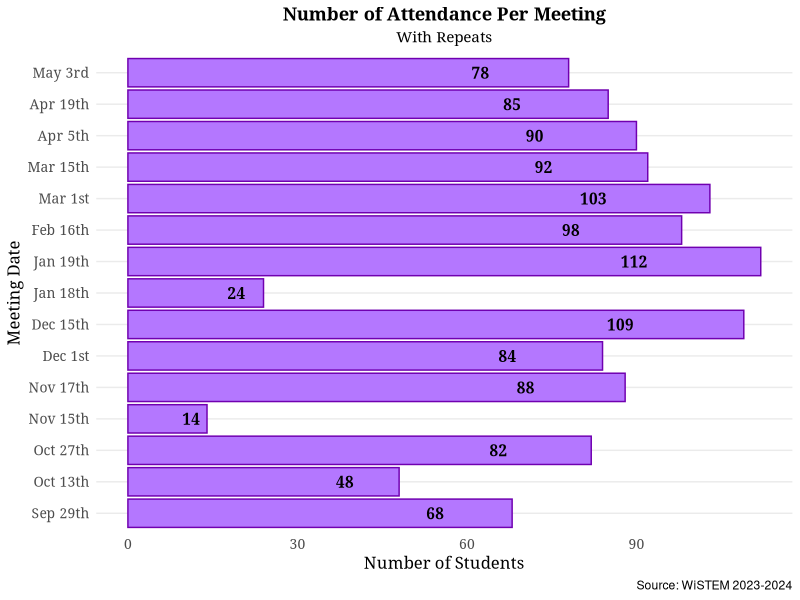
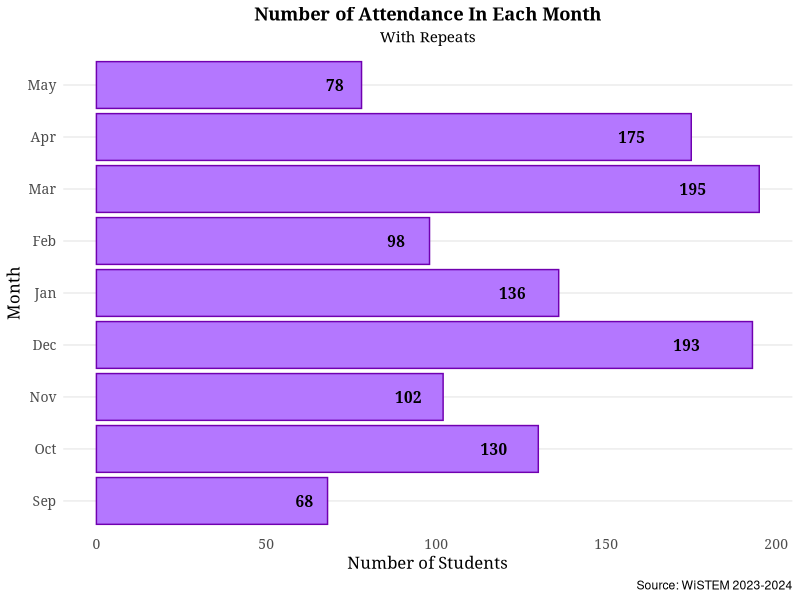
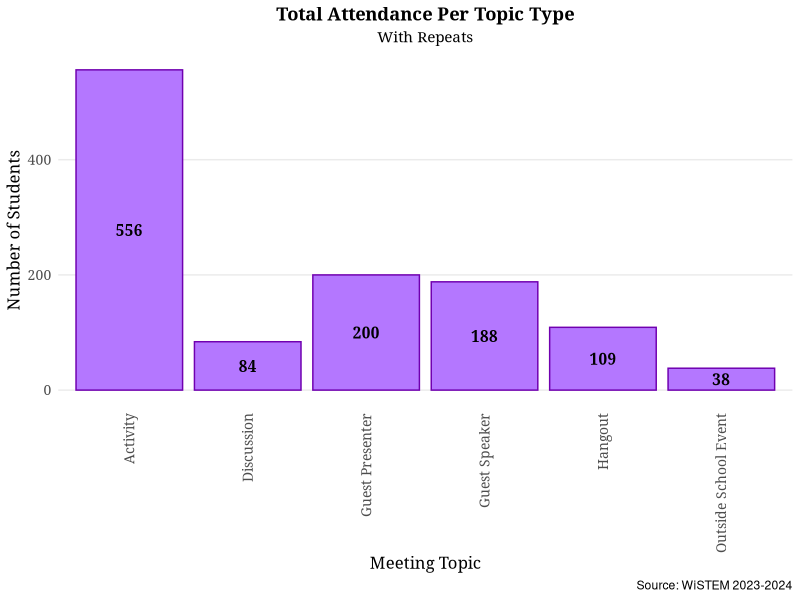
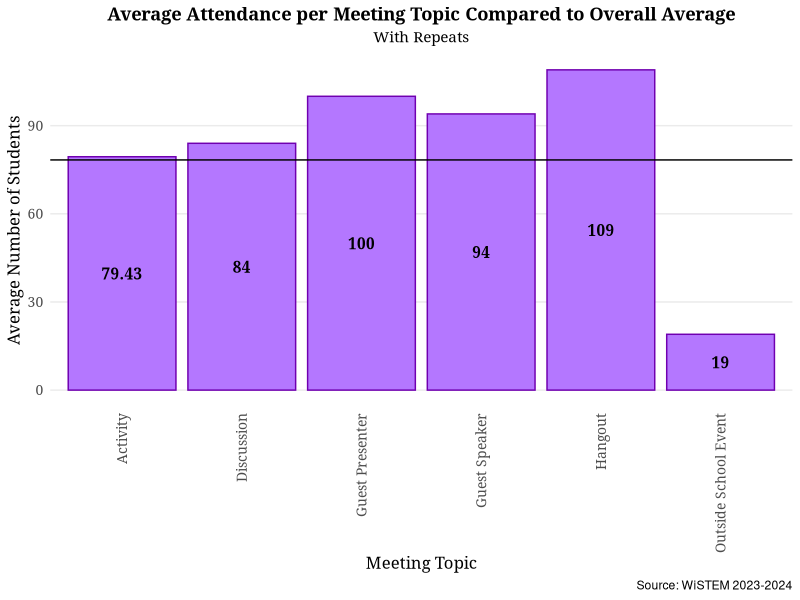

The R source for these figures, in order:
## ---- chunk 1
#| label: load-packages

library(tidyverse)
library(patchwork)
library(readr)
library(kableExtra)

set.seed(1968)
## ---- chunk 2
#| label: load-data-set

# Load Data
wistem_attendance_data <- read_csv(file = "data/processed/wistem_2324_attendance_processed.csv")

# Leveling
wistem_attendance_data$date <- factor(wistem_attendance_data$date, levels = c("Sep 29th", "Oct 13th", "Oct 27th", "Nov 15th", "Nov 17th", "Dec 1st", "Dec 15th", "Jan 18th", "Jan 19th", "Feb 16th", "Mar 1st", "Mar 15th", "Apr 5th", "Apr 19th", "May 3rd"))

# Colors
color <- c("#7000B0")
fill <- c("#B477FF")
## ---- chunk 3
#| label: attnd-per-meeting

# Graph
ggplot(data = wistem_attendance_data, mapping = aes(y = date)) + 
  geom_bar(color = color, fill = fill) + 
  geom_text(
    stat = 'count', 
    mapping = aes(label = ..count..), 
    position = position_stack(vjust = 0.8), 
    family = "Georgia", 
    fontface = "bold"
    ) +
  labs(
    title = "Number of Attendance Per Meeting", 
    subtitle = "With Repeats",
    caption = "Source: WiSTEM 2023-2024",
    x = "Number of Students", 
    y = "Meeting Date"
    ) + 
  theme_minimal() + 
  theme(
    plot.title = element_text(hjust = 0.5, family = "Georgia", face = "bold"),
    plot.subtitle = element_text(hjust = 0.5, family = "Georgia"),
    legend.position ="top", 
    legend.text = element_text(family = "Georgia", size = 12), 
    axis.title = element_text(family = "Georgia", size = 12), 
    axis.text = element_text(family = "Georgia", size = 10), 
    panel.grid.minor.y = element_blank(),
    panel.grid.major.x = element_blank(),
    panel.grid.minor.x = element_blank()
  )
## ---- chunk 4
# Table
wistem_attendance_data %>%
  count(date) %>%
  rename(num_students = n) %>% 
  mutate(
    proportion = num_students / sum(num_students), 
    percent = (num_students / sum(num_students)) * 100 
  ) %>%
  kbl(caption = "Number of Attendance Per Meeting") %>%
  kable_styling()
## ---- chunk 5
#| label: attnd-per-month

data_split_date <- wistem_attendance_data[c('month', 'day')] <- str_split_fixed(wistem_attendance_data$date, ' ', 2) %>%
  as_tibble() %>%
  rename(month = V1, day = V2) %>%
  mutate(day = substr(day, 1, 2))

data_split_date$month <- factor(data_split_date$month, levels = c("Sep", "Oct", "Nov", "Dec", "Jan", "Feb", "Mar", "Apr", "May")) 

# Graph
ggplot(data = data_split_date, mapping = aes(y = month)) + 
  geom_bar(color = color, fill = fill) + 
  geom_text(
    stat = 'count', 
    mapping = aes(label=..count..), 
    position = position_stack(vjust = 0.9), 
    family = "Georgia", 
    fontface = "bold"
  ) +
  labs(
    title = "Number of Attendance In Each Month", 
    subtitle = "With Repeats",
    caption = "Source: WiSTEM 2023-2024",
    x = "Number of Students", 
    y = "Month"
    ) + 
  theme_minimal() + 
  theme(
    plot.title = element_text(hjust = 0.5, family = "Georgia", face = "bold"),
    plot.subtitle = element_text(hjust = 0.5, family = "Georgia"),
    legend.position ="top", 
    legend.text = element_text(family = "Georgia", size = 12), 
    axis.title = element_text(family = "Georgia", size = 12), 
    axis.text = element_text(family = "Georgia", size = 10), 
    panel.grid.minor.y = element_blank(),
    panel.grid.major.x = element_blank(),
    panel.grid.minor.x = element_blank()
  )
## ---- chunk 6
# Table
data_split_date %>%
  count(month) %>%
  rename(num_students = n) %>%
  mutate(
    proportion = num_students / sum(num_students), 
    percent = (num_students / sum(num_students)) * 100 
  ) %>%
  kbl(caption = "Number of Attedance In Each Month") %>%
  kable_styling()
## ---- chunk 7
#| label: attnd-per-topic

# Graph
ggplot(data = wistem_attendance_data, mapping = aes(x = topic)) + 
  geom_bar(color = color, fill = fill) + 
  geom_text(
    stat = 'count', 
    mapping = aes(label=..count..), 
    position = position_stack(vjust = 0.5), 
    family = "Georgia", 
    fontface = "bold"
  ) +
  labs(
    title = "Total Attendance Per Topic Type", 
    subtitle = "With Repeats",
    caption = "Source: WiSTEM 2023-2024",
    x = "Meeting Topic", 
    y = "Number of Students"
    ) + 
  scale_x_discrete(guide = guide_axis(angle = 90)) + 
  theme_minimal() + 
  theme(
    plot.title = element_text(hjust = 0.5, family = "Georgia", face = "bold"),
    plot.subtitle = element_text(hjust = 0.5, family = "Georgia"),
    legend.position ="top", 
    legend.text = element_text(family = "Georgia", size = 12), 
    axis.title = element_text(family = "Georgia", size = 12), 
    axis.text = element_text(family = "Georgia", size = 10), 
    panel.grid.minor.y = element_blank(),
    panel.grid.major.x = element_blank(),
    panel.grid.minor.x = element_blank()
  )
## ---- chunk 8
# Table
topic_attn_total <- wistem_attendance_data %>%
  count(topic) %>%
  rename(total = n)

topic_attn_total %>%
  mutate(
    proportion = total / sum(total), 
    percent = (total / sum(total)) * 100 
  ) %>%
  kbl(caption = "Total Attendance Per Topic Type") %>%
  kable_styling()
## ---- chunk 9
#| label: avg-attnd-per-topic

topic_meeting_total <- wistem_attendance_data %>%
  select(date, topic) %>%
  unique() %>%
  count(topic) %>%
  rename(meeting_count = n)

avg_topic_data <- full_join(topic_meeting_total, topic_attn_total) %>%
  mutate(
    meeting_avg = total / meeting_count, 
    total_avg = nrow(wistem_attendance_data) / 15 
    )

# Graph
ggplot(data = avg_topic_data, mapping = aes(x = topic, y = meeting_avg)) + 
  geom_col(color = color, fill = fill) + 
  geom_text(
    mapping = aes(label = round(meeting_avg, 2)), 
    position = position_stack(vjust = 0.5),
    family = "Georgia", 
    fontface = "bold"
  ) +
  geom_hline(yintercept = nrow(wistem_attendance_data) / 15) +
  scale_x_discrete(guide = guide_axis(angle = 90)) + 
  labs(
    title = "Average Attendance per Meeting Topic Compared to Overall Average", 
    subtitle = "With Repeats",
    caption = "Source: WiSTEM 2023-2024",
    x = "Meeting Topic", 
    y = "Average Number of Students"
    ) +
  theme_minimal() + 
  theme(
    plot.title = element_text(hjust = 0.5, family = "Georgia", face = "bold"),
    plot.subtitle = element_text(hjust = 0.5, family = "Georgia"),
    legend.position ="top", 
    legend.text = element_text(family = "Georgia", size = 12), 
    axis.title = element_text(family = "Georgia", size = 12), 
    axis.text = element_text(family = "Georgia", size = 10), 
    panel.grid.minor.y = element_blank(),
    panel.grid.major.x = element_blank(),
    panel.grid.minor.x = element_blank()
  )
## ---- chunk 10
# Table
mutate_better_than <- function(avg_topic_data) {
  avg_topic_data %>%
    mutate(benchmark = ifelse(meeting_avg > total_avg, "yes", "no"))
}

avg_topic_data <- mutate_better_than(avg_topic_data)

avg_topic_data %>%
  kbl(caption = "Average Attendance Per Meeting Topic") %>%
  kable_styling()
